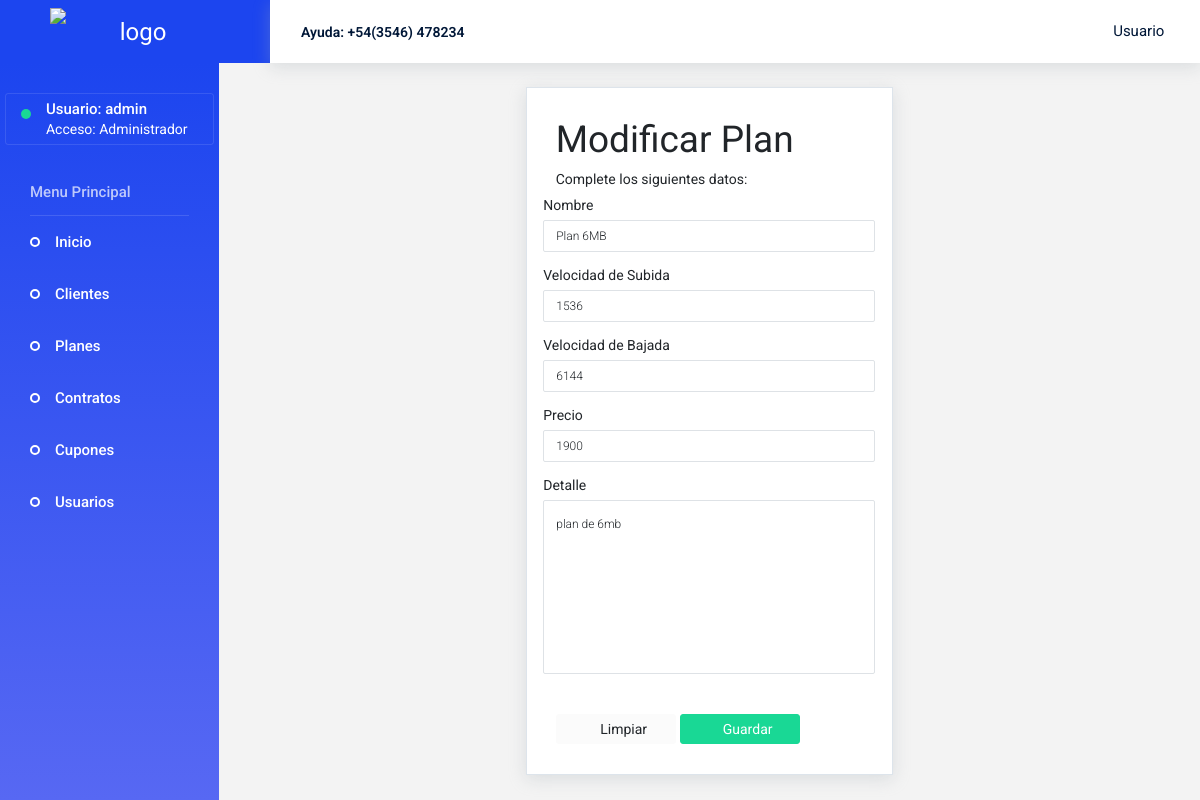
The app's page /modificar_planes/2/ (signed in) with its own data.
### core/models.py (models this page shows, shortened)
class Planes(models.Model):
    nombre = models.CharField(max_length=50)
    vel_subida = models.IntegerField(verbose_name="Velocidad de Subida Kb")
    vel_bajada = models.IntegerField(verbose_name="Velocidad de Descarga Kb")
    precio = models.IntegerField(validators=[MinValueValidator(1)])
    detalle = models.TextField(max_length=160)

### core/views.py (the view, shortened to what this page needs)
# urls.py: path('modificar_planes/<id>/', modificar_planes, name="modificar_planes"),
@login_required
def modificar_planes(request, id):
    planes = Planes.objects.get(id=id)
    data = {
        'form':PlanesForm(instance=planes)
    }
    guardo = False
    return render(request, 'core/modificar_planes.html', data)

### core/templates/core/modificar_planes.html (shortened to what this page needs)
{% extends 'core/base.html' %}
{% load static %}
{% block contenido %}
<div class="content-wrapper">
    <div class="generic-form">
    <div class="row">
        <div class="row flex-grow">
            <div class="col-12">
                <div class="card">
                    <div class="card-body">
                        <h1 id="titulo">Modificar Plan</h1>
                        <p class="card-description">Complete los siguientes datos:</p>
                        <form class="forms-sample" action="" method="POST">
                        <div class="form-group row">
                            <label for="nombre">{{ form.nombre.label }}</label>
                            {{ form.nombre }}
                        </div>
                        <div class="form-group row">
                            <label for="vel_subida">{{ form.vel_subida.label }}</label>
                            {{ form.vel_subida }}
                        </div>
                        <div class="form-group row">
                            <label for="vel_bajada">{{ form.vel_bajada.label }}</label>
                            {{ form.vel_bajada }}
                        </div>
                        <div class="form-group row">
                            <label for="precio">{{ form.precio.label }}</label>
                            {{ form.precio }}
                        </div>
                        <div class="form-group row">
                            <label for="detalle">{{ form.detalle.label }}</label>
                            {{ form.detalle }}
                        </div>
                        <br>
                        <button type="reset" class="btn btn-light btn-fw">
                            <i class="mdi mdi-refresh"></i>Limpiar</button>
                        <button type="submit" class="btn btn-success btn-fw">
                            <i class="mdi mdi-check"></i>Guardar</button>
                        </form>
                    </div>
                </div>
            </div>
        </div>
    </div>
    </div>
</div>
{% endblock %}

### core/templates/core/base.html (shortened to what this page needs)
<!DOCTYPE html>
<html lang="en" dir="ltr">
  <head>
    {% load static %}
    <link rel="stylesheet" href="{% static 'core/assets/vendors/iconfonts/mdi/css/materialdesignicons.min.css' %}">
    <link rel="stylesheet" href="{% static 'core/assets/vendors/iconfonts/ionicons/css/ionicons.css' %}">
    <link rel="stylesheet" href="{% static 'core/assets/vendors/iconfonts/typicons/src/font/typicons.css' %}">
    <link rel="stylesheet" href="{% static 'core/assets/vendors/iconfonts/flag-icon-css/css/flag-icon.min.css' %}">
    <link rel="stylesheet" href="{% static 'core/assets/vendors/css/vendor.bundle.base.css' %}">
    <link rel="stylesheet" href="{% static 'core/assets/vendors/css/vendor.bundle.addons.css' %}">
    <link rel="stylesheet" href="{% static 'core/assets/vendors/icheck/skins/all.css' %}">
    <link rel="stylesheet" href="{% static 'core/assets/css/shared/style.css' %}">
    <link rel="stylesheet" href="{% static 'core/assets/css/demo_1/style.css' %}">
  </head>
  <body>
    <div class="container-scroller">
      <nav class="navbar default-layout col-lg-12 col-12 p-0 fixed-top d-flex flex-row">
        <div class="text-center navbar-brand-wrapper d-flex align-items-top justify-content-center">
          <a class="navbar-brand brand-logo" href="{% url 'home' %}">
            <img src="{% static 'core/assets/images/logo.jpg' %}" alt="logo" /> </a>
        </div>
        <div class="navbar-menu-wrapper d-flex align-items-center">
          <ul class="navbar-nav">
            <li class="nav-item font-weight-semibold d-none d-lg-block">Ayuda: +54(3546) 478234</li>
          </ul>
          <ul class="navbar-nav ml-auto">
            <li class="nav-item dropdown d-none d-xl-inline-block user-dropdown">
              <a class="nav-link dropdown-toggle" id="UserDropdown" href="#" data-toggle="dropdown" aria-expanded="false">Usuario</a>
            </li>
          </ul>
        </div>
      </nav>
      <div class="container-fluid page-body-wrapper">
        <nav class="sidebar sidebar-offcanvas" id="sidebar">
          <ul class="nav">
            <li class="nav-item nav-profile">
              <a href="{% url 'usuarios' %}" class="nav-link">
                <div class="profile-image">
                  <div class="dot-indicator bg-success"></div>
                </div>
                <div class="text-wrapper">
                  {% if '@' not in user.username %}
                    <p class="profile-name">Usuario: {{user.username}} </p>
                    <p class="designation">Acceso: Administrador</p>
                  {% else %}
                    <p class="profile-name">Usuario: {{user.first_name}} </p>
                    <p class="designation">Acceso: Cliente</p>
                  {% endif %}
                </div>
              </a>
            </li>
            <li class="nav-item nav-category">Menu Principal</li>
            <li class="nav-item">
              <a class="nav-link" href="{% url 'home' %}">
                <span class="menu-title">Inicio</span>
              </a>
            </li>
            <li class="nav-item">
              <a class="nav-link" data-toggle="collapse" href="#ui-clientes" aria-expanded="false" aria-controls="ui-clientes">
                <span class="menu-title">Clientes</span>
                <i class="menu-arrow"></i>
              </a>
            </li>
            <li class="nav-item">
              <a class="nav-link" data-toggle="collapse" href="#ui-planes" aria-expanded="false" aria-controls="ui-planes">
                <span class="menu-title">Planes</span>
                <i class="menu-arrow"></i>
              </a>
            </li>
            <li class="nav-item">
              <a class="nav-link" data-toggle="collapse" href="#ui-contratos" aria-expanded="false" aria-controls="ui-contratos">
                <span class="menu-title">Contratos</span>
                <i class="menu-arrow"></i>
              </a>
            </li>
            <li class="nav-item">
              <a class="nav-link" data-toggle="collapse" href="#ui-cupones" aria-expanded="false" aria-controls="ui-cupones">
                <span class="menu-title">Cupones</span>
                <i class="menu-arrow"></i>
              </a>
            </li>
            <li class="nav-item">
              <a class="nav-link" data-toggle="collapse" href="#ui-usuarios" aria-expanded="false" aria-controls="#ui-usuarios">
                <span class="menu-title">Usuarios</span>
                <i class="menu-arrow"></i>
              </a>
            </li>
          </ul>
        </nav>
            {% block contenido %}
            {% endblock %}
      </div>
    </div>
  </body>
</html>

### records on screen
Planes: nombre "Plan 6MB", vel_subida "1536", vel_bajada "6144", precio "1900", detalle "plan de 6mb"

### other values on screen
{{ user.username }} "admin"
